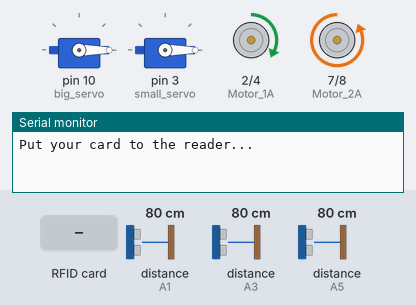
The sketch below on a simulated Arduino Uno, built with avr-gcc and run on an emulated ATmega328P. On the bench: 2 × servo, motor-driver pin pairs drawn as motors (green arrow = first pin HIGH = forward, orange = second pin HIGH = backward, longer = more drive, scaled by the enable pin), the last lines printed to the serial monitor. Inputs (shaded band) come from the test bench; at power-on: distance to the obstacle (sensors on A1, A3, A5) 80 cm.

Above: at 1.2 s.
1.3 s: RFID card 0B 34 8F 22 held to the reader
At 2.6 s:
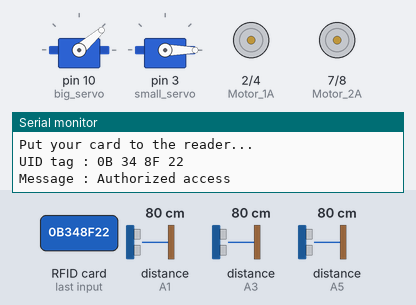
At 4.0 s:
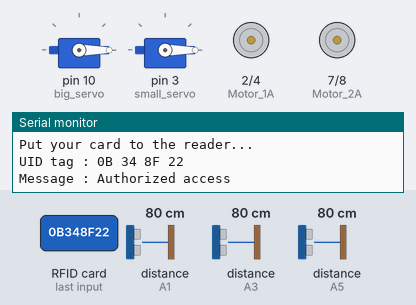
Timing chart, 0 to 12.3 s (numbered marks = the images above; inputs shaded):
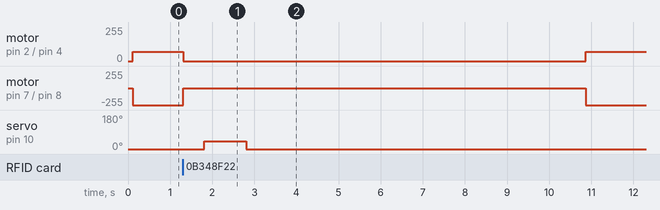

Measured:
- after the input at 1.3 s, motor on pin 2 (Motor_1A) / pin 4 (Motor_1B): forward 69/255 → stopped at once, → forward 69/255 9.6 s later; motor on pin 7 (Motor_2A) / pin 8 (Motor_2B): backward 255/255 → stopped at once, → backward 255/255 9.6 s later; servo on pin 10 (big_servo): 0° → 41° after 0.51 s, → 0° 1.0 s later

The sketch:

Project_Final_Code.ino
```cpp
#include <Servo.h>
#include <SPI.h>
#include <MFRC522.h>
#define big_servo 10            // pin10 assigned for Larger servo
#define small_servo 3          // pin11 assigned for smaller servo
#include <SharpIR.h>
#define IRAPin A1
#define IRBPin A3
#define IRCPin A5

#define SS_PIN 6
#define RST_PIN 9
MFRC522 mfrc522(SS_PIN, RST_PIN);   // Create MFRC522 instance.

int distanceA;
int distanceB;
int distanceC;

int lim = 25;
//int lim2 = 25;
int temp = 0;
int servo_big_angle = 41;
int servo_small_angle = 30;

SharpIR sensorA( SharpIR::GP2Y0A21YK0F, IRAPin );
SharpIR sensorB( SharpIR::GP2Y0A21YK0F, IRBPin );
SharpIR sensorC( SharpIR::GP2Y0A21YK0F, IRCPin );

Servo servo_big;
Servo servo_small;

// Pin Allocation for Motors
const int Motor_1A = 2;         //pin1 assigned for motor 1
const int Motor_1B = 4;         //pin2 assigned for motor 1
const int Motor_2A = 7;         //pin1 assigned for motor 2
const int Motor_2B = 8;         //pin2 assigned for motor 2
const int robotA_speed_pin = 5;
//const int robotB_speed_pin = 3;
//const int PinStandBy = 9;
const int speed_controller=A0;

// Assigning initial values to the variables for motor rotation
boolean M1A = 0;
boolean M1B = 0;
boolean M2A = 0;
boolean M2B = 0;
//boolean StandBy = 0;
boolean rotDirection = 0;
unsigned char speed_value = 0;

void MoveForward ( int speed_value)
{
  M1A=true;
  M1B=false;
  M2A=false;
  M2B=true;
  digitalWrite(Motor_1A,M1A);
  digitalWrite(Motor_1B,M1B);
  digitalWrite(Motor_2A,M2A);
  digitalWrite(Motor_2B,M2B);
  analogWrite(robotA_speed_pin,speed_value-6);
  //analogWrite(robotB_speed_pin,speed_value);
}
void MoveLeft ( int speed_value)
{
  M1A=false;
  M1B=true;
  M2A=false;
  M2B=true;
  digitalWrite(Motor_1A,M1A);
  digitalWrite(Motor_1B,M1B);
  digitalWrite(Motor_2A,M2A);
  digitalWrite(Motor_2B,M2B);
  analogWrite(robotA_speed_pin,speed_value-6);
  //analogWrite(robotB_speed_pin,speed_value);
}
void MoveRight ( int speed_value)
{
  M1A=true;
  M1B=false;
  M2A=true;
  M2B=false;
  digitalWrite(Motor_1A,M1A);
  digitalWrite(Motor_1B,M1B);
  digitalWrite(Motor_2A,M2A);
  digitalWrite(Motor_2B,M2B);
  analogWrite(robotA_speed_pin,speed_value-6);
  //analogWrite(robotB_speed_pin,speed_value);
}
void Stop ()
{
  M1A=false;
  M1B=false;
  M2A=false;
  M2B=false;
  digitalWrite(Motor_1A,M1A);
  digitalWrite(Motor_1B,M1B);
  digitalWrite(Motor_2A,M2A);
  digitalWrite(Motor_2B,M2B);
  analogWrite(robotA_speed_pin,speed_value);
  //analogWrite(robotB_speed_pin,speed_value);
}

void Release_Object()
{
  servo_big.write(servo_big_angle);
  delay(500);
  servo_small.write(0);
  delay(500);
  servo_big.write(0);
  delay(8000);
  //servo_big.write(0);
}

void Grab_Object()
{
  servo_big.write(servo_big_angle);
  delay(500);
  servo_small.write(servo_small_angle);
  delay(500);
  servo_big.write(0);
  //delay(500);
  //servo_big.write(0);
  //delay(500);
  //servo_small.write(0);
}
void setup()
{
  pinMode(Motor_1A,OUTPUT);
  pinMode(Motor_1B,OUTPUT);
  pinMode(Motor_2A,OUTPUT);
  pinMode(Motor_2B,OUTPUT);
  pinMode(robotA_speed_pin,OUTPUT);
  //pinMode(robotB_speed_pin,OUTPUT);
  //pinMode(PinStandBy,OUTPUT);
  pinMode(speed_controller,INPUT);
  Serial.begin(9600);  //Initialize the serial port
  //StandBy = true;
  //digitalWrite(PinStandBy,StandBy);

  SPI.begin();      // Initiate  SPI bus
  mfrc522.PCD_Init();   // Initiate MFRC522
  Serial.println("Put your card to the reader...");
  Serial.println();

  servo_big.attach(big_servo);
  servo_small.attach(small_servo);
  servo_big.write(0);
  servo_small.write(0);

 }


void loop()
{
  // setting robot's speed
  int speed_val;
  speed_value = 75;
  //speed_val=analogRead(speed_controller);
  //speed_value=map(speed_val,0,1023,0,250);
  //delay(500);
  distanceA = sensorA.getDistance();
  distanceB = sensorB.getDistance();
  distanceC = sensorC.getDistance();
//  Serial.print("A");
//  Serial.println(distanceA);
//  Serial.print("B");
//
//  Serial.println(distanceB);
//  Serial.print("C");
//  Serial.println(distanceC);

  /*if(temp == 0)  //grab cube
  {
    Stop();
    //delay(500);
    Grab_Object();
    temp = 1;
    }*/

  if(distanceB < lim || distanceC < lim  || distanceA < lim)  //left corner
  {
    if(distanceB < distanceC){
      MoveRight(speed_value);
      delay(1);
     // temp = temp++;
    }
    else{
      MoveLeft(speed_value);
      delay(1);
     // temp = temp++;
    }
  }

  /*else if( distanceA < lim )  //grab cube
  {
    Stop();
    //delay(500);
    Grab_Object();
    }*/

 /* else if(distanceA < lim2)
  {
    Stop();
    //delay(500);
    Release_Object();
    }
    */
  else
  {
    MoveForward(speed_value);
    temp = 0;
    }

  // Look for new cards
  if ( ! mfrc522.PICC_IsNewCardPresent())
  {
    return;
  }
  // Select one of the cards
  if ( ! mfrc522.PICC_ReadCardSerial())
  {
    return;
  }
  //Show UID on serial monitor
  Serial.print("UID tag :");
  String content= "";
  byte letter;
  for (byte i = 0; i < mfrc522.uid.size; i++)
  {
     Serial.print(mfrc522.uid.uidByte[i] < 0x10 ? " 0" : " ");
     Serial.print(mfrc522.uid.uidByte[i], HEX);
     content.concat(String(mfrc522.uid.uidByte[i] < 0x10 ? " 0" : " "));
     content.concat(String(mfrc522.uid.uidByte[i], HEX));
  }
  Serial.println();
  Serial.print("Message : ");
  content.toUpperCase();
  if (content.substring(1) == "0B 34 8F 22") //change here the UID of the card/cards that you want to give access
  {
    Serial.println("Authorized access");
    Serial.println();
    Stop();
    delay(500);
    Release_Object();
  }

  else if (content.substring(1) == "79 BA 34 39") //change here the UID of the card/cards that you want to give access
  {
    Serial.println("Authorized access");
    Serial.println();
    Stop();
    delay(500);
    Grab_Object();
    MoveForward(speed_value);
    delay (1000);
  }

 else   {
    Serial.println(" Access denied");
  }
}
```
